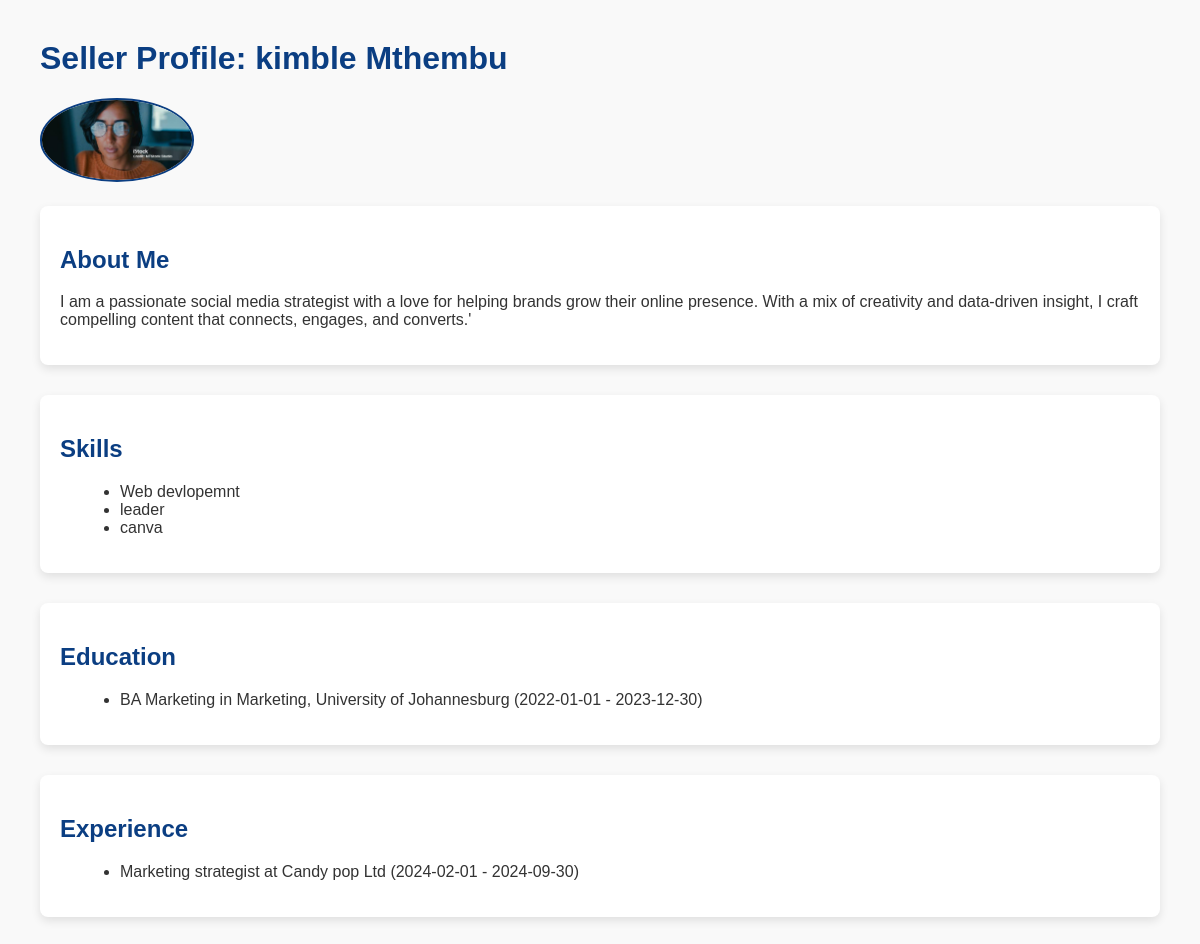
/PHP/View_Profile.php?item_id=6, run on the app's committed database.
### tables this page shows
CREATE TABLE `users` (
  `user_id` int(11) NOT NULL,
  `fname` varchar(250) DEFAULT NULL,
  `lname` varchar(250) DEFAULT NULL,
  `about_me` text NOT NULL,
  `email` varchar(250) DEFAULT NULL,
  `username` varchar(250) NOT NULL,
  `phone_num` varchar(15) DEFAULT NULL,
  `user_password` varchar(250) NOT NULL,
  `role` enum('buyer','seller','admin') NOT NULL,
  `profile_image` varchar(255) DEFAULT NULL,
  `created_at` timestamp NOT NULL DEFAULT current_timestamp(),
  `updated_at` timestamp NOT NULL DEFAULT current_timestamp() ON UPDATE current_timestamp()
);

CREATE TABLE `skills` (
  `skills_id` int(11) NOT NULL,
  `title` text DEFAULT NULL,
  `description` text DEFAULT NULL,
  `proficiency` int(11) DEFAULT NULL
);

CREATE TABLE `education` (
  `education_id` int(11) NOT NULL,
  `school` varchar(255) DEFAULT NULL,
  `degree` varchar(100) DEFAULT NULL,
  `field_of_study` varchar(100) DEFAULT NULL,
  `start_date` date DEFAULT NULL,
  `end_date` date DEFAULT NULL
);

CREATE TABLE `experience` (
  `experience_id` int(11) NOT NULL,
  `title` varchar(100) DEFAULT NULL,
  `company` varchar(255) DEFAULT NULL,
  `start_date` date DEFAULT NULL,
  `end_date` date DEFAULT NULL
);

### htdocs/PHP/View_Profile.php (the view, shortened to what this page needs)
<?php
require_once("../Configurations/Config_db.php");
$item_id = $_GET['item_id'] ?? null;
$stmt = $conn->prepare("SELECT name, product_type, user_id FROM items WHERE item_id = ?");
$stmt->bind_param("i", $item_id);
$stmt->execute();
$item = $stmt->get_result()->fetch_assoc();
$seller_id_query = $conn->prepare("SELECT seller_id FROM seller_details WHERE user_id = ?");
$seller_id_query->bind_param("i", $item['user_id']);
$seller_id_query->execute();
$seller_result = $seller_id_query->get_result();
$seller_data = $seller_result->fetch_assoc();
$seller_id = $seller_data['seller_id'];
$stmt = $conn->prepare("
  SELECT u.fname, u.lname, u.email, u.phone_num, u.about_me, u.profile_image
  FROM users u
  JOIN seller_details s ON u.user_id = s.user_id
  WHERE s.seller_id = ?");
$stmt->bind_param("i", $seller_id);
$stmt->execute();
$seller_info = $stmt->get_result()->fetch_assoc();
$stmt = $conn->prepare("
  SELECT s.title
  FROM seller_skills ss
  JOIN skills s ON ss.skills_id = s.skills_id
  WHERE ss.seller_id = ?");
$stmt->bind_param("i", $seller_id);
$stmt->execute();
$skills = $stmt->get_result()->fetch_all(MYSQLI_ASSOC);
$stmt = $conn->prepare("
  SELECT e.degree, e.field_of_study, e.school, e.start_date, e.end_date
  FROM education e
  JOIN user_education ue ON e.education_id = ue.education_id
  JOIN users u ON ue.user_id = u.user_id
  JOIN seller_details sd ON sd.user_id = u.user_id
  WHERE sd.seller_id = ?");
$stmt->bind_param("i", $seller_id);
$stmt->execute();
$educations = $stmt->get_result()->fetch_all(MYSQLI_ASSOC);
$stmt = $conn->prepare("
  SELECT ex.title, ex.company, ex.start_date, ex.end_date
  FROM experience ex
  JOIN user_experience ue ON ex.experience_id = ue.experience_id
  JOIN users u ON ue.user_id = u.user_id
  JOIN seller_details sd ON sd.user_id = u.user_id
  WHERE sd.seller_id = ?");
$stmt->bind_param("i", $seller_id);
$stmt->execute();
$experiences = $stmt->get_result()->fetch_all(MYSQLI_ASSOC);
?>
<!DOCTYPE html>
<html lang="en">
<head>
</head>
<body>
  <h1>Seller Profile: <?= htmlspecialchars($seller_info['fname'] . ' ' . $seller_info['lname']) ?></h1>
  <?php if ($item['product_type'] === 'service' && !empty($seller_info['profile_image'])): ?>
    <img src="../uploads/<?= htmlspecialchars($seller_info['profile_image']) ?>" alt="Profile Image" class="profile-image" />
  <?php endif; ?>
  <section>
    <h2>About Me</h2>
    <p><?= nl2br(htmlspecialchars($seller_info['about_me'] ?: 'No description available.')) ?></p>
  </section>
  <section>
    <h2>Skills</h2>
    <?php if (count($skills) === 0): ?>
      <p>No skills listed.</p>
    <?php else: ?>
      <ul>
        <?php foreach ($skills as $skill): ?>
          <li><?= htmlspecialchars($skill['title']) ?></li>
        <?php endforeach; ?>
      </ul>
    <?php endif; ?>
  </section>
  <section>
    <h2>Education</h2>
    <?php if (count($educations) === 0): ?>
      <p>No education information available.</p>
    <?php else: ?>
      <ul>
        <?php foreach ($educations as $edu): ?>
          <li>
            <?= htmlspecialchars($edu['degree']) ?> in <?= htmlspecialchars($edu['field_of_study']) ?>,
            <?= htmlspecialchars($edu['school']) ?> (<?= htmlspecialchars($edu['start_date']) ?> - <?= htmlspecialchars($edu['end_date'] ?: 'Present') ?>)
          </li>
        <?php endforeach; ?>
      </ul>
    <?php endif; ?>
  </section>
  <section>
    <h2>Experience</h2>
    <?php if (count($experiences) === 0): ?>
      <p>No experience information available.</p>
    <?php else: ?>
      <ul>
        <?php foreach ($experiences as $exp): ?>
          <li>
            <?= htmlspecialchars($exp['title']) ?> at <?= htmlspecialchars($exp['company']) ?> (<?= htmlspecialchars($exp['start_date']) ?> - <?= htmlspecialchars($exp['end_date'] ?: 'Present') ?>)
          </li>
        <?php endforeach; ?>
      </ul>
    <?php endif; ?>
  </section>
</body>
</html>

### htdocs/PHP/View_Profile.php (style rules this page uses)
body { font-family: Arial, sans-serif; margin: 40px; background: #f9f9f9; color: #333; }
section { background: white; padding: 20px; margin-bottom: 30px; border-radius: 8px; box-shadow: 0 4px 10px rgba(0,0,0,0.1); }
h1, h2 { color: #0b3e82; }
ul { list-style-type: disc; margin-left: 20px; }
.profile-image { max-width: 150px; max-height: 150px; border-radius: 50%; object-fit: cover; margin-bottom: 20px; border: 2px solid #0b3e82; }

### data on the page
users: fname+lname "kimble Mthembu", profile_image (picture), about_me "I am a passionate social media strategist with a love for helping brands grow their online presence. With a mix of creativity and data-driven insight, I craft compelling content that connects, engages, and converts.'"
skills: title "Web devlopemnt"
skills: title "leader"
skills: title "canva"
education: degree "BA Marketing", field_of_study "Marketing", school "University of Johannesburg", start_date "2022-01-01", end_date "2023-12-30"
experience: title "Marketing strategist", company "Candy pop Ltd", start_date "2024-02-01", end_date "2024-09-30"
